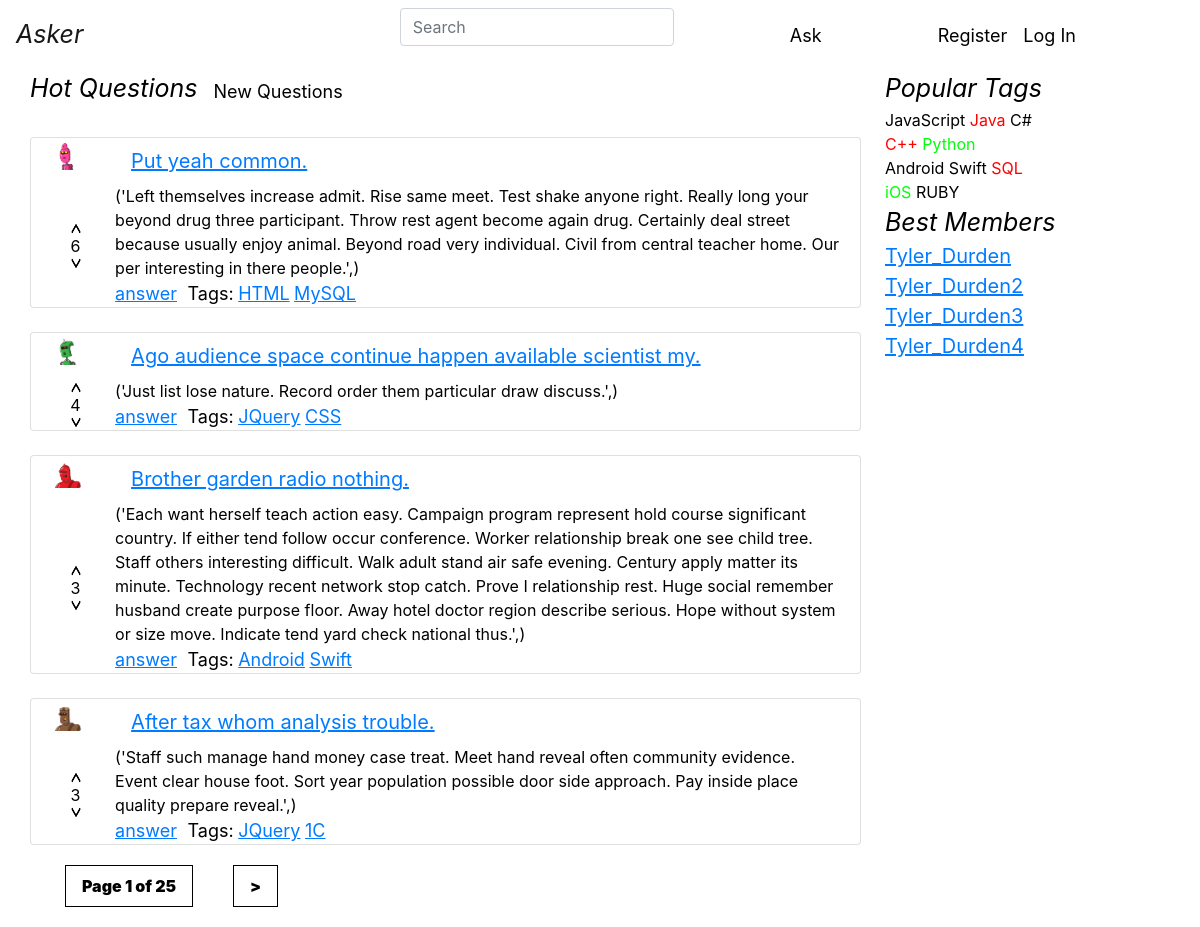
/hot/, run on the app's committed database.
### asker/models.py (models this page shows, shortened)
class Question(models.Model):
    objects = QuestionManager()
    author = models.ForeignKey(
        Profile,
        on_delete=models.PROTECT,
    )
    title = models.CharField(max_length=120, verbose_name=u"Заголовок вопроса")
    text = models.TextField(verbose_name=u"Полное описание вопроса")
    create_date = models.DateTimeField(default=datetime.now, verbose_name=u"Время создания вопроса")
    is_active = models.BooleanField(default=True, verbose_name=u"Доступность вопроса")
    tags = models.ManyToManyField(
        Tag,
        blank=True
    )
    raiting = models.IntegerField(null=True, blank=True, default=0, verbose_name='raiting')
    likes = models.ManyToManyField(
        Like,
        blank=True
    )
    class Meta:
        ordering = ['-create_date']

class Profile(AbstractUser):
    upload = models.ImageField(upload_to='')
    rating = models.IntegerField(default=0)

class Tag(models.Model):
    title = models.CharField(max_length=120, verbose_name=u"Заголовок ярлыка")

### asker/views.py (the view)
# urls.py: path('hot/', views.hot, name='hot'),
def hot(request):
    questions_list = Question.objects.get_hot()
    questions_list = paginator(questions_list, request)
    return render(request, 'asker/hot.html', {"questions": questions_list})

### asker/models.py (called while the page is built)
    def get_hot(self):
        return self.filter(is_active=True).order_by('-raiting').prefetch_related()

### asker/views.py (called while the page is built)
def paginator(questions_list, request):
    paginator = Paginator(questions_list, 4)
    page = request.GET.get('page')
    try:
        questions_list = paginator.page(page)
    except PageNotAnInteger:
        questions_list = paginator.page(1)
    except EmptyPage:
        questions_list = paginator.page(paginator.num_pages)
    return questions_list

### templates/asker/hot.html
{% include "asker/base.html" %}
{% load static %}
{% block content %}
    <main role="main" class="container main_margin">
        <div class="row">
            <div class="col-9">
                <div class="row">
                    <span class="headline">Hot Questions</span>
                    <a class="nav-link" href="{% url 'index' %}"><span class="text_style">New Questions</span></a>
                </div>
                {% for question in questions %}
                    {% include "asker/one_question.html" %}
                {% endfor %}
                {% include "asker/paginator.html" %}
            </div>
            <div class="col-3">
                {% include "asker/right_tags.html" %}
            </div>
        </div>
    </main>
{% endblock %}

### templates/asker/one_question.html
{% load static %}
<div class="row">
    <div class="card container mr-4 mt-4">
        <div class="row">
            <div class="col-1">
                <img class="rounded mx-auto d-block" src="{{ question.author.upload.url }}" alt="" width="32"
                     height="32" hspace="0" vspace="0">
            </div>
            <div class="col-11 text-left">
                <a class="nav-link" href="{% url 'question' question.id %}"><span
                        class="question">{{ question.title }}</span></a>
            </div>
        </div>
        <div class="row">
            <div class="col-1 align-self-center text-center">
                <a href="#"><img class="arr_button rounded" src="{% static "images/arr_up.png" %}"
                                     width="10" height="10"></a>
                    <span class="arr_button rounded"
                          style="vertical-align: middle;">{{ question.raiting }}</span>
                    <a href="#"><img class="arr_button rounded" src="{% static "images/arr_down.png" %}"
                                     width="10" height="10"></a>
            </div>
            <div class="col-11">
                <p class="card-text mb-auto d-flex flex-column align-items-start"
                       style="margin-right: 5px;">{{ question.text }}</p>
                    <a href="{% url 'question' question.id %}"> <span
                            class="top_name"> answer</span></a>
                    <span class="text_style"
                          style="white-space: nowrap; margin-left: 6px"> Tags:</span>
                    {% for tag in question.tags.all %}
                        <a href="{% url 'tag' tag.title %}"> <span
                                class="top_name"> {{ tag.title }}</span></a>
                    {% endfor %}
            </div>
        </div>
    </div>
</div>

### asker/static/css/my_style.css (style rules this page uses)
body { background-color: #ffffff; color: #000000; }
A { color: black; text-decoration: none; }
.arr_button { margin-left: 20px; }
.main_margin { margin-top: 70px; }
.question { font-size: 20px; text-decoration: underline; color: #007bff; }
.top_name { font-size: 18px; text-decoration: underline; color: #007bff; }
.text_style { font-size: 18px; color: black; }
.headline { font-size: 25px; font-style: italic; }

### data on the page
Question: author.upload (picture), title "Put yeah common.", raiting "6", text "('Left themselves increase admit. Rise same meet. Test shake anyone right. Really long your beyond drug three participant. Throw rest agent become again drug. Certainly deal street because usually enjoy animal. Beyond road very individual. Civil from central teacher home. Our per interesting in there people.',)"
Tag: title "HTML"
Tag: title "MySQL"
Question: author.upload (picture), title "Ago audience space continue happen available scientist my.", raiting "4", text "('Just list lose nature. Record order them particular draw discuss.',)"
Tag: title "JQuery"
Tag: title "CSS"
Question: author.upload (picture), title "Brother garden radio nothing.", raiting "3", text "('Each want herself teach action easy. Campaign program represent hold course significant country. If either tend follow occur conference. Worker relationship break one see child tree. Staff others interesting difficult. Walk adult stand air safe evening. Century apply matter its minute. Technology recent network stop catch. Prove I relationship rest. Huge social remember husband create purpose floor. Away hotel doctor region describe serious. Hope without system or size move. Indicate tend yard check national thus.',)"
Tag: title "Android"
Tag: title "Swift"
Question: author.upload (picture), title "After tax whom analysis trouble.", raiting "3", text "('Staff such manage hand money case treat. Meet hand reveal often community evidence. Event clear house foot. Sort year population possible door side approach. Pay inside place quality prepare reveal.',)"
Tag: title "1C"

### other printed values
{{ questions.number }} "1"
{{ questions.paginator.num_pages }} "25"
